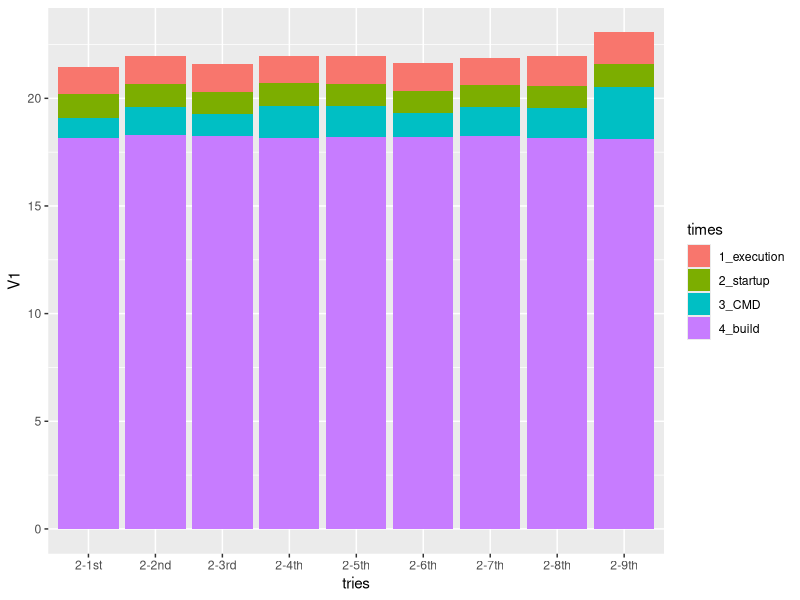

Generate this figure with R:
library("ggplot2")

tries <- c(rep("2-1st", 4), rep("2-2nd", 4), rep("2-3rd", 4), rep("2-4th", 4), rep("2-5th", 4), rep("2-6th", 4), rep("2-7th", 4), rep("2-8th", 4), rep("2-9th", 4))
times <- rep(c("4_build", "3_CMD", "2_startup", "1_execution"), 9)
value_all <- read.csv("b2_e3.csv", header=F)	
value <- value_all[1]
data2_3 <- data.frame(tries, times, value)

ggplot(data2_3, aes(fill=times, y=V1, x=tries)) + geom_bar(position="stack", stat="identity")